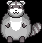

Below is a game level as drawn by its tile map, then a one-line description and the .tmx file that defines it, in full:
An orthogonal 1x1 tile map with 42x43 px tiles, 1 tile layer (Tile Layer 1).

<map version="1.10" tiledversion="1.10.1" orientation="orthogonal" renderorder="right-down" width="1" height="1" tilewidth="42" tileheight="43" infinite="0" nextlayerid="2" nextobjectid="1">
 <tileset firstgid="1" source="Racoon_NPC.tsx" />
 <layer id="1" name="Tile Layer 1" width="1" height="1">
  <data encoding="csv">
1
</data>
 </layer>
</map>
